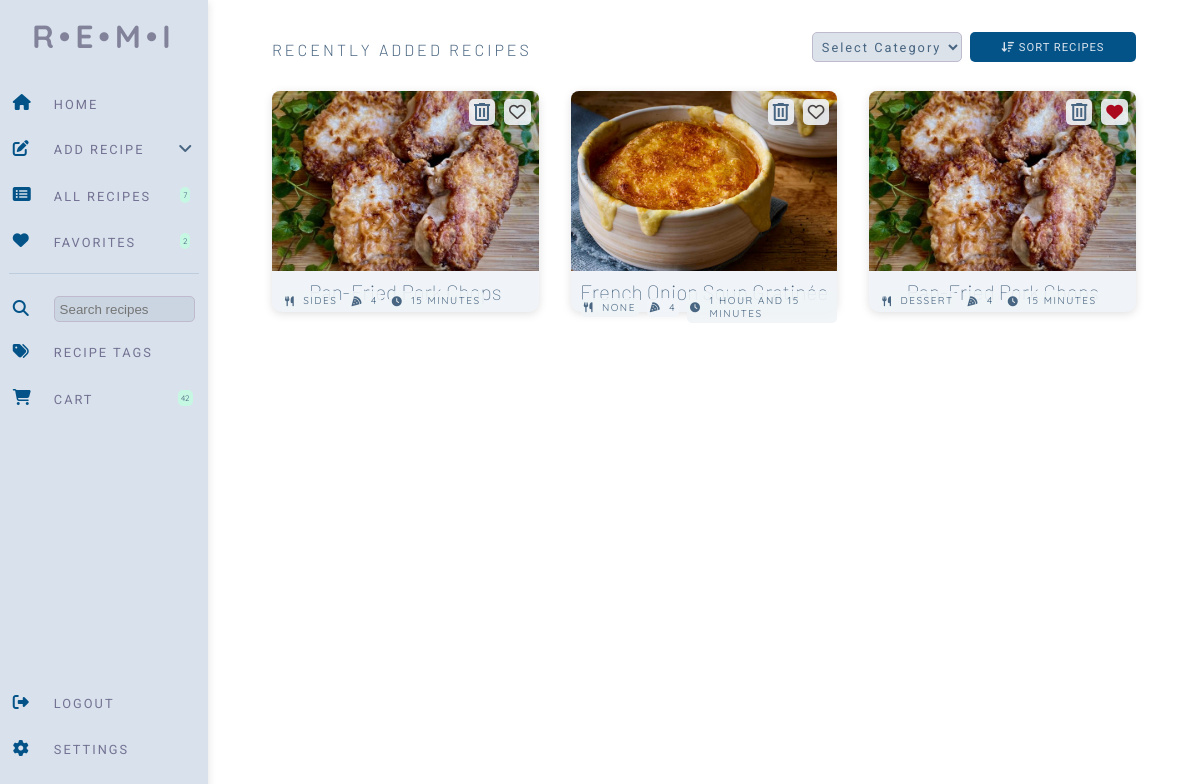
Page / (signed in) on the earlier database version.
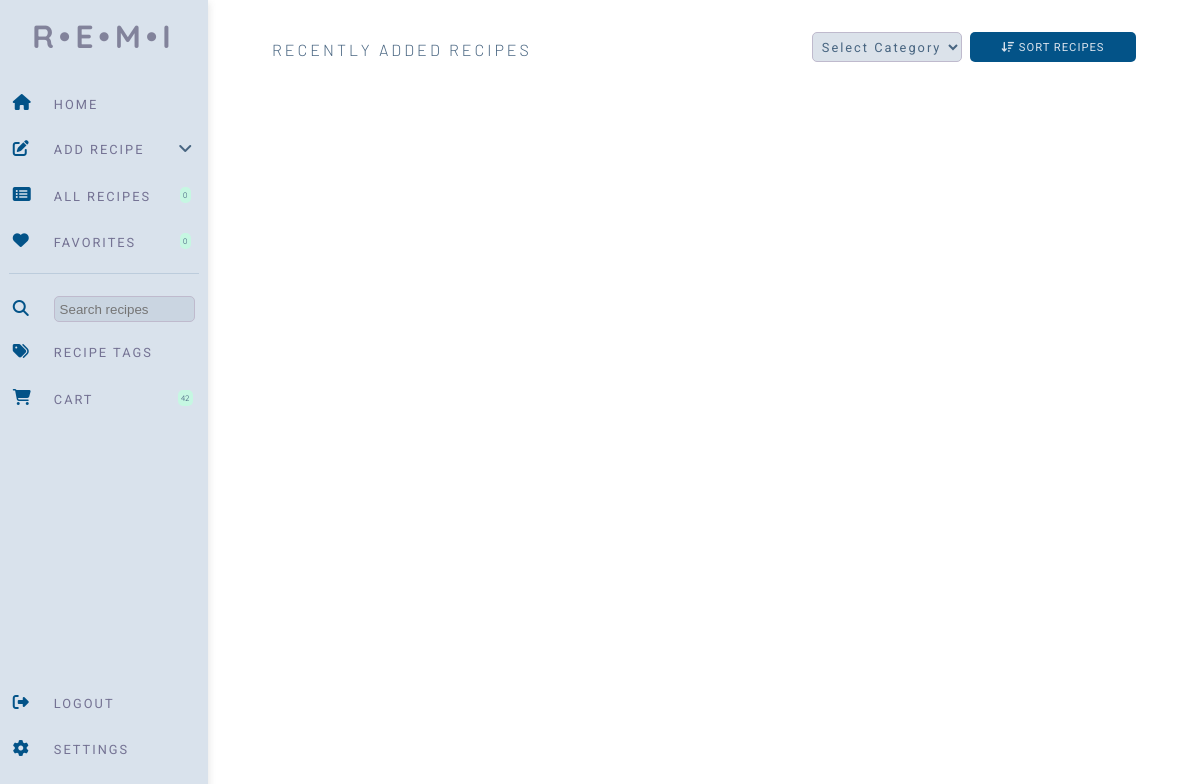
Same page on the later database version.
### website/models.py (models this page shows)
class Recipe(db.Model):
    id = db.Column(db.Integer, primary_key=True)
    uuid = db.Column(db.Integer, primary_key=False)
    username = db.Column(db.Integer, db.ForeignKey('user.id'))
    recipe_name = db.Column(db.String(200))
    prep_time = db.Column(db.Integer, primary_key=False)
    cook_time = db.Column(db.Integer, primary_key=False)
    total_time = db.Column(db.Integer, primary_key=False)
    ingredients = db.Column(db.String())
    servings = db.Column(db.String())
    ingredients_quantity = db.Column(db.String())
    ingredients_measurement = db.Column(db.String())
    instructions = db.Column(db.String())
    instructions_json = db.Column(db.String())
    original_url = db.Column(db.String())
    date_parsed = db.Column(db.String())
    image = db.Column(db.String())
    favorite = db.Column(db.Boolean, default=False)
    category = db.Column(db.String())
    ingredient_list = db.relationship('Ingredients')
    tags = db.relationship('Tag', secondary=recipe_tag, backref='recipe')

### website/views.py (the view)
@views.route('/', methods=['GET', 'POST'])
@login_required
def home():
    recipes = Recipe.query.filter_by(username=current_user.id).order_by(desc(Recipe.id)).limit(3)
    favorite_total = Recipe.query.filter_by(username=current_user.id, favorite=True).count()
    total_recipes = Recipe.query.filter_by(username=current_user.id).count()
    category_query = db.session.query(
        Recipe.category, func.count(Recipe.id).label('qty')).group_by(Recipe.category).order_by(desc('qty')).limit(1)
    try:
        popular_category = category_query[0][0]
    except IndexError:
        popular_category = "None"
    shopping_list = ShoppingList.query.count()
    session['shopping_list'] = shopping_list
    return render_template("home.html", user=current_user, recipes=recipes, shopping_list=shopping_list,
                           favorite_total=favorite_total, total_recipes=total_recipes,
                           popular_category=popular_category)

### website/__init__.py (called while the page is built)
def create_app():
    app = Flask(__name__)
    app.config['SECRET_KEY'] = 'sdf897sdf987'
    app.config['SQLALCHEMY_DATABASE_URI'] = f'sqlite:///{DB_NAME}'
    db.init_app(app)
    migrate.init_app(app, db)
    from .views import views
    from .auth import auth
    app.register_blueprint(views, url_prefix='/')
    app.register_blueprint(auth, url_prefix='/')
    from .models import User, Recipe
    with app.app_context():
        db.create_all()
    login_manager = LoginManager()
    login_manager.login_view = 'auth.login'
    login_manager.init_app(app)
    @login_manager.user_loader
    def load_user(id):
        return User.query.get(int(id))
    return app

### website/templates/home.html (shortened to what this page needs)
{% extends "base.html" %} {% block title %}Home{% endblock %} {% block
content %}
<div class="page-title">
  <div class="title">Recently Added recipes</div>
  <div class="sort-control">
    <select id="recipe_category" name="sort_method" class="select-category">
      <option value="select">Select Category</option>
    </select>
    <button class="button-primary sort">
      <i class="fa-solid fa-arrow-down-wide-short"></i> Sort Recipes
    </button>
  </div>
</div>
<div class="body-wrapper">
  {% for recipe in recipes %}
    <div class="recipe-card">
      <div class="recipe-details">
        <div class="recipe-detail-tag">
          <div class="recipe-tag">
            <i class="fa-solid fa-utensils"></i
            ><span class="tag-text">{{ recipe.category }}</span>
          </div>
        </div>
        <div class="recipe-detail-tag">
          <div class="recipe-tag">
            <i class="fa-solid fa-pizza-slice"></i
            ><span class="tag-text">{{ recipe.servings }}</span>
          </div>
        </div>
        <div class="recipe-detail-tag">
          <div class="recipe-tag">
            <i class="fa-solid fa-clock"></i
            ><span class="tag-text">{{ recipe.total_time }}</span>
          </div>
        </div>
      </div>
      <img
        src="{{ url_for('static', filename=recipe.image) }}"
        style="
          width: 100%;
          height: 15vw;
          object-fit: cover;
          border-top-left-radius: 8px;
          border-top-right-radius: 8px;
          margin: 0;
        "
      />
      <div class="recipe-control2">
        <button class="delete" onclick="new_delete(this)" data-recipe-title="{{recipe.recipe_name}}" data-recipe-id="{{ recipe.uuid }}">
          <i class="material-symbols-outlined">delete</i>
        </button>
        {% if recipe.favorite == True %}
        <button class="favorite-active" onclick="remove_favorite('{{ recipe.id }}')">
        </button>
        {% else %}
        <button class="favorite" onclick="add_favorite('{{ recipe.id }}')">
        </button>
        {% endif %}
      </div>
      <a class="card-link" href="view_recipe/{{ recipe.uuid }}">
      <div class="card-title">{{ recipe.recipe_name }}</div>
    </a>
    </div>
  {% endfor %}
  {% endblock %}

### website/templates/base.html (shortened to what this page needs)
<!DOCTYPE html>
<html>
  <head>
    <link
      href="https://cdnjs.cloudflare.com/ajax/libs/font-awesome/6.0.0/css/all.min.css"
      rel="stylesheet"
    />
    <link
      rel="stylesheet"
      href="https://cdn.jsdelivr.net/npm/select2@4.1.0-rc.0/dist/css/select2.min.css"
    />
    <link
      rel="stylesheet"
      href="https://cdn.jsdelivr.net/npm/select2-bootstrap-5-theme@1.3.0/dist/select2-bootstrap-5-theme.min.css"
    />
    <link
      rel="stylesheet"
      href="https://cdnjs.cloudflare.com/ajax/libs/font-awesome/6.3.0/css/all.min.css"
    />
    <link
      rel="stylesheet"
      href="{{ url_for('static', filename='test.css') }}"
    />
  </head>
  <body>
    <nav class="navbar">
      <div class="logo">R•E•M•I</div>
      <div class="nav-grid">
        <div class="nav-layout">
          <span class="nav-icon"><i class="fa-solid fa-home"></i></span>
          <a class="menu-link" href="/"><span class="nav-text">Home</span></a>
        </div>
        <div class="dropdown">
          <div class="nav-layout">
            <span class="nav-icon"
              ><i class="fa-solid fa-pen-to-square"></i
            ></span>
            <span class="nav-text">Add Recipe</span>
            <span class="nav-other"
              ><i class="fa-solid fa-angle-down"></i
            ></span>
          </div>
        </div>
        <div class="nav-layout">
          <span class="nav-icon"
            ><i class="fa-solid fa-rectangle-list"></i
          ></span>
          <a class="menu-link" href="/all_recipes"><span class="nav-text">All Recipes</span></a>
          <span class="nav-other"><span class="pill">{{ total_recipes }}</span></span>
        </div>
        <div class="nav-layout">
          <span class="nav-icon"><i class="fa-solid fa-heart"></i></span>
          <a class="menu-link" href="/favorites"><span class="nav-text">Favorites</span></a>
          <span class="nav-other"><span class="pill">{{ favorite_total }}</span></span>
        </div>
        <div class="nav-divider">
          <hr />
        </div>
        <div class="nav-layout-search">
          <span class="nav-icon"
            ><i class="fa-solid fa-magnifying-glass"></i
          ></span>
          <span class="nav-text"
            ><input class="search-recipes" placeholder="Search recipes"
          /></span>
        </div>
        <div class="nav-layout">
          <span class="nav-icon"><i class="fa-solid fa-tags"></i></span>
          <span class="nav-text">Recipe Tags</span>
        </div>
        <div class="nav-layout">
          <span class="nav-icon"
            ><i class="fa-solid fa-cart-shopping"></i
          ></span>
          <a class="menu-link" href="/cart"><span class="nav-text">Cart</span></a>
          {% if shopping_list %}
          <span class="nav-other"><span class="pill">{{ shopping_list }}</span></span>
          {% else %}
          <span class="nav-other"><span class="pill">0</span></span>
          {% endif %}
        </div>
      </div>
      <div class="bottom-wrapper">
        <div class="nav-layout">
          <span class="nav-icon"
            ><i class="fa-solid fa-right-from-bracket"></i
          ></span>
          <span class="nav-text">Logout</span>
        </div>
        <div class="nav-layout">
          <span class="nav-icon"><i class="fa-solid fa-gear"></i></span>
          <span class="nav-text">Settings</span>
        </div>
      </div>
    </nav>
    <main>
    {% block content %}
    {% endblock %}
  </main>
  </body>
</html>

### website/static/test.css (style rules this page uses)
* { margin: 0; padding: 0; box-sizing: border-box; }
body { position: relative; }
:root { --nav-background: #D9E2EC; --main-background: white; --logo-color: rgba(49, 41, 77, 0.512); --nav-items-color: #486581; --nav-icon-color: #035388; --nav-items-hover: #BCCCDC; --nav-text-color: rgba(68, 60, 104, 0.678); --search-input-color: #c1cdda92; --pill-background: #C6F7E2; --recipe-card-background: #F0F4F8; --primary-button: #035388; --secondary-button: #D9E2EC; --recipe-tag-background: #f0f4f8e5; --instructions-background: #f0f4f8c7; --modal-delete: #AB091E; }
main { display: grid; margin-left: 13rem; align-items: center; }
.navbar { position: fixed; display: grid; width: 13rem; grid-template-rows: 10% 1fr 15%; background-color: var(--nav-background); height: 100vh; box-shadow: rgba(99, 99, 99, 0.2) 0px 2px 8px 0px; }
.bottom-wrapper { display: flex; flex-direction: column; gap: 1rem; margin: .5rem; }
.nav-layout { height: 30px; display: grid; grid-template-columns: 25px 1fr 20px; align-items: center; justify-content: center; padding-top: .3rem; padding-bottom: .3rem; padding-left: .3rem; padding-right: .3rem; }
.nav-layout-search { height: 30px; display: grid; grid-template-columns: 25px 1fr; align-items: center; justify-content: center; padding-top: .3rem; padding-bottom: .3rem; padding-left: .3rem; padding-right: .3rem; }
.nav-other { display: grid; align-items: center; justify-items: center; }
.search-recipes { padding: .3rem; background-color: var(--search-input-color); border: 1px solid; border-color: rgb(191, 186, 205); border-radius: 5px; width: 100%; }
.nav-text { color: var(--nav-text-color); text-decoration: none; font-family: 'Roboto', sans-serif; text-decoration: none; text-transform: uppercase; letter-spacing: 2px; font-size: .8rem; padding-left: 1rem; font-weight: 400; }
.nav-icon { color: var(--nav-icon-color); text-decoration: none; }
.logo { font-family: 'Quicksand', sans-serif; font-size: 2rem; font-weight: 700; margin-top: 1rem; color: var(--logo-color); display: flex; justify-content: center; letter-spacing: 5px; }
.pill { background-color: var(--pill-background); border-radius: 5px; display: flex; align-items: center; justify-content: center; margin: 0; font-family: 'Quicksand', sans-serif; text-transform: uppercase; font-size: .5rem; padding: 3px; }
hr { border: none; height: 1px; background-color: #BCCCDC; width: 100%; }
.nav-divider { display: flex; align-items: center; justify-content: center; padding: 1px; margin: 0; }
.nav-grid { display: flex; flex-direction: column; gap: 1rem; margin: .5rem; }
.nav-other { color: var(--nav-items-color) }
.menu-link { text-decoration: none; color: var(--nav-items-color); font-family: 'Roboto', sans-serif; }
.body-wrapper { display: grid; padding-left: 4rem; padding-right: 4rem; padding-bottom: 4rem; gap: 2rem; grid-template-columns: 1fr 1fr 1fr; }
.page-title { padding-left: 4rem; color: var(--nav-items-color); padding-right: 4rem; padding-top: 1rem; padding-bottom: .5rem; font-family: 'Barlow', sans-serif; text-transform: uppercase; letter-spacing: 3px; font-size: 1rem; font-weight: 300; display: grid; grid-template-columns: 1fr auto; align-items: center; justify-content: center; }
.sort-control { padding: .5rem; padding-right: 0; margin-bottom: 5px; display: grid; grid-template-columns: 1fr 1fr; align-items: center; }
.select-category { background-color: var(--search-input-color); padding: .3rem; border: none; border-radius: 5px; height: 30px; margin: .5rem; display: flex; width: 150px; font-family: 'Roboto', sans-serif; letter-spacing: 2px; font-size: .8rem; color: var(--nav-items-color); border: 1px solid; border-color: rgb(191, 186, 205); }
.button-primary { background-color: var(--primary-button); border: none; border-radius: 5px; height: 30px; display: block; padding: 3px; padding-left: 10px; padding-right: 10px; text-transform: uppercase; font-family: 'Roboto', sans-serif; letter-spacing: 1px; font-size: .7rem; color: #D9E2EC; align-self: start; }
.button-primary.sort { background-color: var(--primary-button); border: none; border-radius: 5px; height: 30px; display: block; padding: 3px; padding-left: 10px; padding-right: 10px; text-transform: uppercase; font-family: 'Roboto', sans-serif; letter-spacing: 1px; font-size: .7rem; color: #D9E2EC; align-self: center; }

Differences in the rows shown:
removed Recipe: category "SIDES", servings "4", total_time "15 MINUTES", image (picture)
removed Recipe: category "NONE", servings "4", total_time "1 HOUR AND 15 MINUTES", image (picture), recipe_name "French Onion…"
removed Recipe: category "DESSERT", servings "4", total_time "15 MINUTES", image (picture), recipe_name "Pan-Fried Pork Chops"
Other differences:
{{ total_recipes }}: "7" → "0"
{{ favorite_total }}: "2" → "0"
